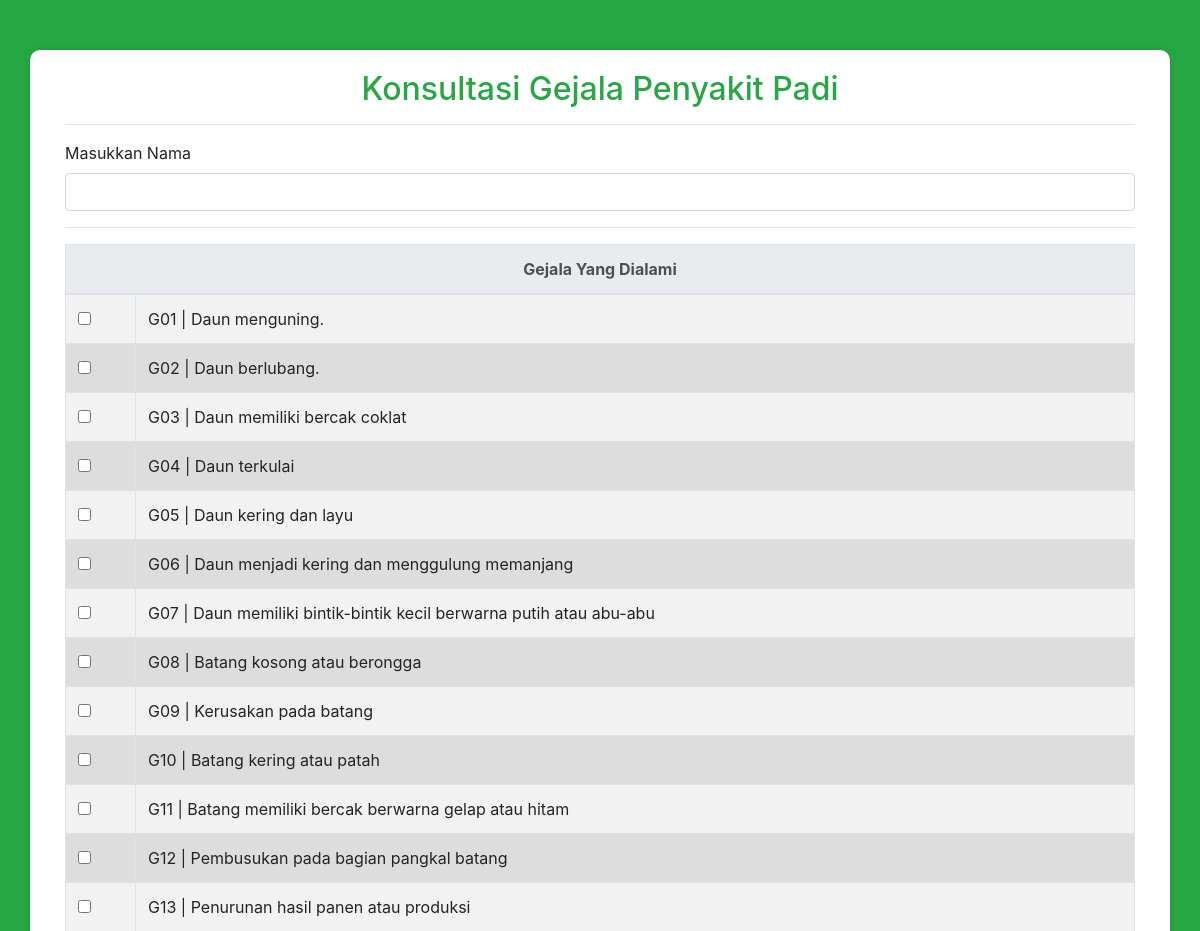
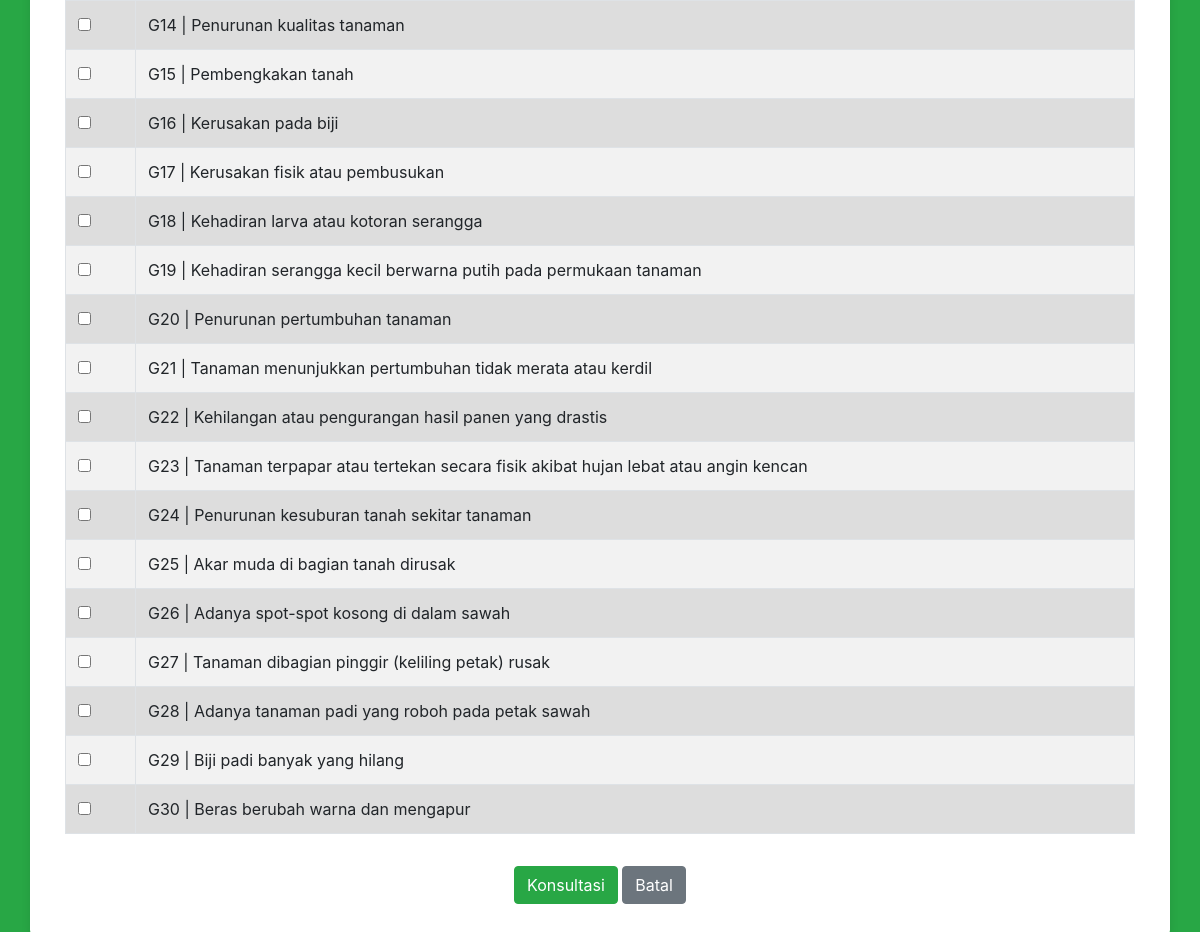
The page /konsultasi_pilih_gejala.php on the database its author committed (2 pictures, top to bottom).
### tables this page shows
CREATE TABLE `tblgejala` (
  `kd_gejala` varchar(7) NOT NULL,
  `nm_gejala` varchar(80) NOT NULL
);

### konsultasi_pilih_gejala.php (the view, shortened to what this page needs)
<!DOCTYPE html>
<html lang="en">
<head>
  <link rel="stylesheet" href="https://maxcdn.bootstrapcdn.com/bootstrap/4.5.2/css/bootstrap.min.css">
</head>
<body>
  <div class="container">
      <div class="col">
        <h2 class="form-title">Konsultasi Gejala Penyakit Padi</h2>
        <hr>
        <form action="<?php $_SERVER['PHP_SELF'];?>" method="post">
          <div class="form-group">
            <label for="nama">Masukkan Nama</label>
            <input type="text" class="form-control" id="nama" name="nama" maxlength="25" autofocus required>
          </div>
          <hr>
          <div class="form-group">
            <div class="row">
              <div class="col-12">
                <table class="table table-striped table-bordered table-checkbox">
                  <thead class="thead-light">
                    <tr>
                      <th colspan="2" class="text-center">Gejala Yang Dialami</th>
                    </tr>
                  </thead>
                  <tbody>
                    <?php
                      include "lib/koneksi.php";
                      $query_gejala = mysqli_query($konek, "SELECT * FROM tblgejala ORDER BY kd_gejala ASC");
                      $no = 1;
                      while ($hasilquery = mysqli_fetch_array($query_gejala)) {
                        $warna = ($no % 2 == 1) ? '' : '#DDDDDD';
                        echo "<tr bgcolor='$warna'>";
                        echo "<td><input type='checkbox' name='daftargejala[]' value='$hasilquery[kd_gejala]'></td>";
                        echo "<td>$hasilquery[kd_gejala] | $hasilquery[nm_gejala]</td>";
                        echo "</tr>";
                        $no++;
                      }
                    ?>
                  </tbody>
                </table>
              </div>
            </div>
          </div>
          <div class="form-group text-center">
            <button type="submit" class="btn btn-success" name="btnkonsul">Konsultasi</button>
            <button type="reset" class="btn btn-secondary" name="btnreset">Batal</button>
          </div>
        </form>
      </div>
    </div>
</body>
</html>

### konsultasi_pilih_gejala.php (style rules this page uses)
body { background-color: #28a745; }
.container { margin-top: 50px; background-color: #ffffff; border-radius: 10px; padding: 20px; box-shadow: 0 0 10px rgba(0, 0, 0, 0.1); }
.form-title { text-align: center; color: #28a745; }
.table-checkbox input[type="checkbox"] { margin-right: 10px; }
.form-group table { width: 100%; }

### rows shown on the page
tblgejala: kd_gejala "G01", nm_gejala "Daun menguning."
tblgejala: kd_gejala "G02", nm_gejala "Daun berlubang."
tblgejala: kd_gejala "G03", nm_gejala "Daun memiliki bercak coklat"
tblgejala: kd_gejala "G04", nm_gejala "Daun terkulai"
tblgejala: kd_gejala "G05", nm_gejala "Daun kering dan layu"
tblgejala: kd_gejala "G06", nm_gejala "Daun menjadi kering dan menggulung memanjang"
tblgejala: kd_gejala "G07", nm_gejala "Daun memiliki bintik-bintik kecil berwarna putih atau abu-abu"
tblgejala: kd_gejala "G08", nm_gejala "Batang kosong atau berongga"
tblgejala: kd_gejala "G09", nm_gejala "Kerusakan pada batang"
tblgejala: kd_gejala "G10", nm_gejala "Batang kering atau patah"
tblgejala: kd_gejala "G11", nm_gejala "Batang memiliki bercak berwarna gelap atau hitam"
tblgejala: kd_gejala "G12", nm_gejala "Pembusukan pada bagian pangkal batang"
tblgejala: kd_gejala "G13", nm_gejala "Penurunan hasil panen atau produksi"
tblgejala: kd_gejala "G14", nm_gejala "Penurunan kualitas tanaman"
tblgejala: kd_gejala "G15", nm_gejala "Pembengkakan tanah"
tblgejala: kd_gejala "G16", nm_gejala "Kerusakan pada biji"
tblgejala: kd_gejala "G17", nm_gejala "Kerusakan fisik atau pembusukan"
tblgejala: kd_gejala "G18", nm_gejala "Kehadiran larva atau kotoran serangga"
tblgejala: kd_gejala "G19", nm_gejala "Kehadiran serangga kecil berwarna putih pada permukaan tanaman"
tblgejala: kd_gejala "G20", nm_gejala "Penurunan pertumbuhan tanaman"
tblgejala: kd_gejala "G21", nm_gejala "Tanaman menunjukkan pertumbuhan tidak merata atau kerdil"
tblgejala: kd_gejala "G22", nm_gejala "Kehilangan atau pengurangan hasil panen yang drastis"
tblgejala: kd_gejala "G23", nm_gejala "Tanaman terpapar atau tertekan secara fisik akibat hujan lebat atau angin kencan"
tblgejala: kd_gejala "G24", nm_gejala "Penurunan kesuburan tanah sekitar tanaman"
tblgejala: kd_gejala "G25", nm_gejala "Akar muda di bagian tanah dirusak"
tblgejala: kd_gejala "G26", nm_gejala "Adanya spot-spot kosong di dalam sawah"
tblgejala: kd_gejala "G27", nm_gejala "Tanaman dibagian pinggir (keliling petak) rusak"
tblgejala: kd_gejala "G28", nm_gejala "Adanya tanaman padi yang roboh pada petak sawah"
tblgejala: kd_gejala "G29", nm_gejala "Biji padi banyak yang hilang"
tblgejala: kd_gejala "G30", nm_gejala "Beras berubah warna dan mengapur"
